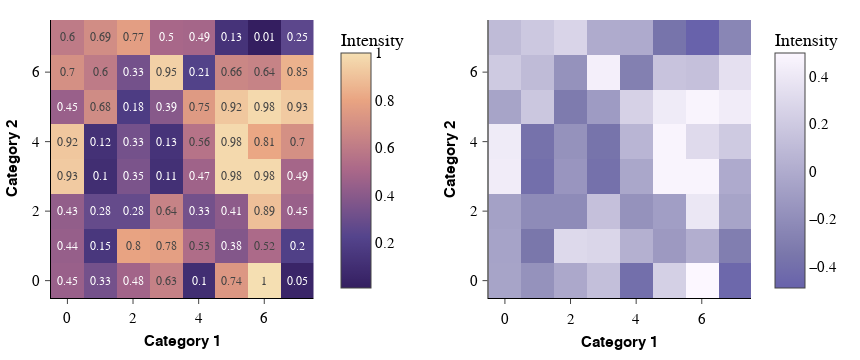

The notebook cell this image was saved under:
### Markdown cell above
# 2. Heatmaps with Plotly

### Code cell
random_data = np.round(np.random.rand(8, 8), 2)

magma_colorscale = apc.gradients.magma.to_plotly_colorscale()
purples_colorscale = apc.gradients.purples.to_plotly_colorscale()

fig = make_subplots(1, 2, horizontal_spacing=0.25)
fig.add_trace(
    go.Heatmap(
        z=random_data,
        colorbar=dict(title="Intensity", x=0.4),
        showscale=True,
        text=random_data,
        texttemplate="%{text}",
        colorscale=magma_colorscale,
    ),
    1,
    1,
)
fig.add_trace(
    go.Heatmap(
        z=random_data - 0.5,
        colorscale=purples_colorscale,
        colorbar=dict(title="Intensity"),
    ),
    1,
    2,
)
fig.update_layout(width=860, height=360)

for i in [1, 2]:
    fig.update_xaxes(title_text="Category 1", row=1, col=i)
    fig.update_yaxes(title_text="Category 2", row=1, col=i)

apc.plotly.set_ticklabel_monospaced(fig)
apc.plotly.add_commas_to_axis_tick_labels(fig)

fig.show()

### Figure 1 — Plotly figure (JSON) as saved in the notebook; plotly's stock layout.template omitted (floating-point values rounded to 4 significant figures; data arrays with more than 128 entries replaced by an {"elided": "..."} marker saying what was removed)
{"data": [{"colorbar": {"title": {"text": "Intensity"}, "x": 0.4}, "colorscale": {"elided": "256x2 mixed values"}, "showscale": true, "text": [[0.45, 0.33, 0.48, 0.63, 0.1, 0.74, 1.0, 0.05], [0.44, 0.15, 0.8, 0.78, 0.53, 0.38, 0.52, 0.2], [0.43, 0.28, 0.28, 0.64, 0.33, 0.41, 0.89, 0.45], [0.93, 0.1, 0.35, 0.11, 0.47, 0.98, 0.98, 0.49], [0.92, 0.12, 0.33, 0.13, 0.56, 0.98, 0.81, 0.7], [0.45, 0.68, 0.18, 0.39, 0.75, 0.92, 0.98, 0.93], [0.7, 0.6, 0.33, 0.95, 0.21, 0.66, 0.64, 0.85], [0.6, 0.69, 0.77, 0.5, 0.49, 0.13, 0.01, 0.25]], "texttemplate": "%{text}", "type": "heatmap", "xaxis": "x", "yaxis": "y", "z": [[0.45, 0.33, 0.48, 0.63, 0.1, 0.74, 1.0, 0.05], [0.44, 0.15, 0.8, 0.78, 0.53, 0.38, 0.52, 0.2], [0.43, 0.28, 0.28, 0.64, 0.33, 0.41, 0.89, 0.45], [0.93, 0.1, 0.35, 0.11, 0.47, 0.98, 0.98, 0.49], [0.92, 0.12, 0.33, 0.13, 0.56, 0.98, 0.81, 0.7], [0.45, 0.68, 0.18, 0.39, 0.75, 0.92, 0.98, 0.93], [0.7, 0.6, 0.33, 0.95, 0.21, 0.66, 0.64, 0.85], [0.6, 0.69, 0.77, 0.5, 0.49, 0.13, 0.01, 0.25]]}, {"colorbar": {"title": {"text": "Intensity"}}, "colorscale": {"elided": "256x2 mixed values"}, "type": "heatmap", "xaxis": "x2", "yaxis": "y2", "z": [[-0.05, -0.17, -0.02, 0.13, -0.4, 0.24, 0.5, -0.45], [-0.06, -0.35, 0.3, 0.28, 0.03, -0.12, 0.02, -0.3], [-0.07, -0.22, -0.22, 0.14, -0.17, -0.09, 0.39, -0.05], [0.43, -0.4, -0.15, -0.39, -0.03, 0.48, 0.48, -0.01], [0.42, -0.38, -0.17, -0.37, 0.06, 0.48, 0.31, 0.2], [-0.05, 0.18, -0.32, -0.11, 0.25, 0.42, 0.48, 0.43], [0.2, 0.1, -0.17, 0.45, -0.29, 0.16, 0.14, 0.35], [0.1, 0.19, 0.27, 0.0, -0.01, -0.37, -0.49, -0.25]]}], "layout": {"height": 360, "width": 860, "xaxis": {"anchor": "y", "domain": [0, 0.375], "tickfont": {"family": "SuisseIntlMono", "size": 14.5}, "tickformat": ",", "title": {"text": "Category 1"}}, "xaxis2": {"anchor": "y2", "domain": [0.625, 1], "title": {"text": "Category 1"}}, "yaxis": {"anchor": "x", "domain": [0, 1], "tickfont": {"family": "SuisseIntlMono", "size": 14.5}, "tickformat": ",", "title": {"text": "Category 2"}}, "yaxis2": {"anchor": "x2", "domain": [0, 1], "title": {"text": "Category 2"}}}}
